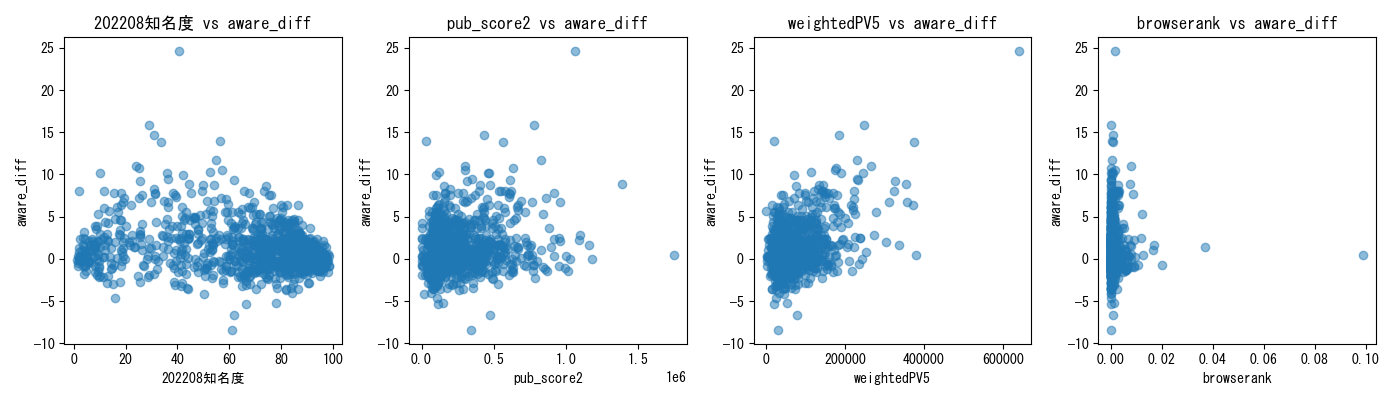

Recreate this plot in Python.
# =====================================
# 0. Libraries
# =====================================
import pandas as pd
import numpy as np
import matplotlib.pyplot as plt
import math

from sklearn.model_selection import train_test_split
from sklearn.linear_model import LinearRegression, Lasso
from sklearn.preprocessing import PolynomialFeatures
from sklearn.metrics import mean_squared_error, r2_score
from sklearn.inspection import PartialDependenceDisplay
from sklearn.tree import DecisionTreeRegressor, plot_tree

plt.rcParams["font.family"] = "MS Gothic"

# =====================================
# 1. Load Data
# =====================================
df = pd.read_csv("alllist5.csv")

ex = ["202208知名度", "pub_score2", "weightedPV5", "browserank"]

X = df[ex]
y = df["aware_diff"]

# =====================================
# 2. Train-Test Split
# =====================================
X_train, X_test, y_train, y_test = train_test_split(
    X, y, test_size=0.2, random_state=42
)

# =====================================
# 3. Linear Regression
# =====================================
lin_reg = LinearRegression()
lin_reg.fit(X_train, y_train)
y_pred = lin_reg.predict(X_test)

print("========== Linear Regression ==========")
print("Coefficients:", lin_reg.coef_)
print("Intercept:", lin_reg.intercept_)
print("R2:", r2_score(y_test, y_pred))
print("RMSE:", np.sqrt(mean_squared_error(y_test, y_pred)))

# =====================================
# 4. Polynomial Regression (Degree 2)
# =====================================
poly = PolynomialFeatures(degree=2, include_bias=False)
X_poly_train = poly.fit_transform(X_train)
X_poly_test = poly.transform(X_test)

poly_reg = LinearRegression()
poly_reg.fit(X_poly_train, y_train)
y_poly_pred = poly_reg.predict(X_poly_test)

poly_feature_names = poly.get_feature_names_out(X.columns)

print("\n========== Polynomial Regression (degree=2) ==========")
print("R2:", r2_score(y_test, y_poly_pred))
print("RMSE:", np.sqrt(mean_squared_error(y_test, y_poly_pred)))
print("Intercept:", poly_reg.intercept_)

# 各特徴量の係数を表示
poly_coef = pd.Series(poly_reg.coef_, index=poly_feature_names)
print("Coefficients:")
print(poly_coef)

# =====================================
# 5. Lasso for Feature Selection (on polynomial terms)
# =====================================
lasso = Lasso(alpha=0.01, max_iter=10000)
lasso.fit(X_poly_train, y_train)
y_lasso_pred = lasso.predict(X_poly_test)

poly_feature_names = poly.get_feature_names_out(X.columns)

print("\n========== Lasso Regression (on Poly features) ==========")
lasso_coef = pd.Series(lasso.coef_, index=poly_feature_names)
print("R2:", r2_score(y_test, y_lasso_pred))
print("RMSE:", np.sqrt(mean_squared_error(y_test, y_lasso_pred)))
print("Intercept:", lasso.intercept_)
print("Coefficients:")
print(lasso_coef[lasso_coef != 0])

# =====================================
# 6. Partial Dependence (news × PV interaction)
# =====================================
features = [(0, 1), (0, 2), (0, 3), (1, 2), (1, 3), (2, 3)]  # 各タプルは (列番号1, 列番号2)

fig, ax = plt.subplots(2, 3, figsize=(18, 8))
PartialDependenceDisplay.from_estimator(
    poly_reg, X_poly_train, features=features,
    feature_names=X.columns, ax=ax
)

# タイトルを個別に設定
ax[0][0].set_title("Partial Dependence: 202208知名度 × pub_score2")
ax[0][1].set_title("Partial Dependence: 202208知名度 × weightedPV5")
ax[0][2].set_title("Partial Dependence: 202208知名度 × browserank")
ax[1][0].set_title("Partial Dependence: pub_score2 × weightedPV5")
ax[1][1].set_title("Partial Dependence: pub_score2 × browserank")
ax[1][2].set_title("Partial Dependence: weightedPV5 × browserank")

plt.tight_layout()
plt.show()

# =====================================
# 7. Small Decision Tree for Human-readable Rules
# =====================================
tree = DecisionTreeRegressor(max_depth=3, random_state=42)
tree.fit(X_train, y_train)

plt.figure(figsize=(12, 8))
plot_tree(tree, feature_names=X.columns, filled=True, fontsize=8)
plt.title("Decision Tree Rules (max_depth=3)")
plt.show()

# =====================================
# 8. Visualization: Predicted vs Actual
# =====================================
plt.figure(figsize=(12, 5))
plt.title(ex)

# Linear
plt.subplot(1, 3, 1)
plt.scatter(y_test, y_pred, alpha=0.6)
plt.plot([y.min(), y.max()], [y.min(), y.max()], 'r--')
plt.title("Linear Regression")
plt.xlabel("Actual aware_diff")
plt.ylabel("Predicted")

# Polynomial
plt.subplot(1, 3, 2)
plt.scatter(y_test, y_poly_pred, alpha=0.6)
plt.plot([y.min(), y.max()], [y.min(), y.max()], 'r--')
plt.title("Polynomial Regression (deg=2)")
plt.xlabel("Actual aware_diff")
plt.ylabel("Predicted")

# Lasso
plt.subplot(1, 3, 3)
plt.scatter(y_test, y_lasso_pred, alpha=0.6)
plt.plot([y.min(), y.max()], [y.min(), y.max()], 'r--')
plt.title("Lasso Regression (on Poly features)")
plt.xlabel("Actual aware_diff")
plt.ylabel("Predicted")

plt.tight_layout()
plt.show()

# =====================================
# 9. Scatter plots for each variable vs target
# =====================================
plt.figure(figsize=(14, 4))
for i, col in enumerate(X.columns):
    plt.subplot(1, 4, i+1)
    plt.scatter(df[col], y, alpha=0.5)
    plt.title(f"{col} vs aware_diff")
    plt.xlabel(col)
    plt.ylabel("aware_diff")
plt.tight_layout()
plt.show()
